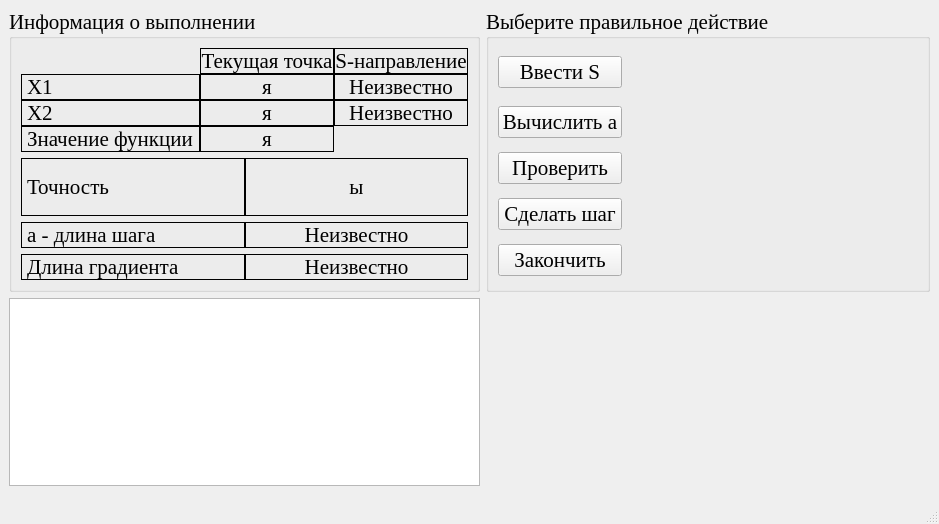
<?xml version="1.0" encoding="UTF-8"?>
<ui version="4.0">
 <class>FasterDescent</class>
 <widget class="QMainWindow" name="FasterDescent">
  <property name="windowModality">
   <enum>Qt::ApplicationModal</enum>
  </property>
  <property name="geometry">
   <rect>
    <x>0</x>
    <y>0</y>
    <width>908</width>
    <height>524</height>
   </rect>
  </property>
  <property name="font">
   <font>
    <family>Times New Roman</family>
    <pointsize>16</pointsize>
   </font>
  </property>
  <property name="windowTitle">
   <string>Метод наискорейшего спуска</string>
  </property>
  <property name="windowIcon">
   <iconset resource="data.qrc">
    <normaloff>:/icon/icon.bmp</normaloff>:/icon/icon.bmp</iconset>
  </property>
  <widget class="QWidget" name="centralwidget">
   <layout class="QGridLayout" name="gridLayout_14" columnstretch="1,1">
    <item row="0" column="0">
     <widget class="QGroupBox" name="groupBox_2">
      <property name="title">
       <string>Информация о выполнении</string>
      </property>
      <layout class="QGridLayout" name="gridLayout_3">
       <item row="0" column="0">
        <layout class="QVBoxLayout" name="verticalLayout">
         <item>
          <layout class="QGridLayout" name="gridLayout_6">
           <property name="spacing">
            <number>0</number>
           </property>
           <item row="0" column="1">
            <widget class="QLabel" name="label_11">
             <property name="frameShape">
              <enum>QFrame::Box</enum>
             </property>
             <property name="text">
              <string>Текущая точка</string>
             </property>
             <property name="alignment">
              <set>Qt::AlignCenter</set>
             </property>
             <property name="textInteractionFlags">
              <set>Qt::LinksAccessibleByMouse|Qt::TextSelectableByMouse</set>
             </property>
            </widget>
           </item>
           <item row="0" column="2">
            <widget class="QLabel" name="label_12">
             <property name="frameShape">
              <enum>QFrame::Box</enum>
             </property>
             <property name="text">
              <string>S-направление</string>
             </property>
             <property name="alignment">
              <set>Qt::AlignCenter</set>
             </property>
             <property name="textInteractionFlags">
              <set>Qt::LinksAccessibleByMouse|Qt::TextSelectableByMouse</set>
             </property>
            </widget>
           </item>
           <item row="1" column="0">
            <widget class="QLabel" name="label_5">
             <property name="frameShape">
              <enum>QFrame::Box</enum>
             </property>
             <property name="text">
              <string>Х1</string>
             </property>
             <property name="textInteractionFlags">
              <set>Qt::LinksAccessibleByMouse|Qt::TextSelectableByMouse</set>
             </property>
            </widget>
           </item>
           <item row="1" column="1">
            <widget class="QLabel" name="x1_lb">
             <property name="frameShape">
              <enum>QFrame::Box</enum>
             </property>
             <property name="text">
              <string>я</string>
             </property>
             <property name="alignment">
              <set>Qt::AlignCenter</set>
             </property>
             <property name="textInteractionFlags">
              <set>Qt::LinksAccessibleByMouse|Qt::TextSelectableByMouse</set>
             </property>
            </widget>
           </item>
           <item row="1" column="2">
            <widget class="QLabel" name="s_x1_lb">
             <property name="frameShape">
              <enum>QFrame::Box</enum>
             </property>
             <property name="text">
              <string>Неизвестно</string>
             </property>
             <property name="alignment">
              <set>Qt::AlignCenter</set>
             </property>
             <property name="textInteractionFlags">
              <set>Qt::LinksAccessibleByMouse|Qt::TextSelectableByMouse</set>
             </property>
            </widget>
           </item>
           <item row="2" column="0">
            <widget class="QLabel" name="label_6">
             <property name="frameShape">
              <enum>QFrame::Box</enum>
             </property>
             <property name="text">
              <string>Х2</string>
             </property>
             <property name="textInteractionFlags">
              <set>Qt::LinksAccessibleByMouse|Qt::TextSelectableByMouse</set>
             </property>
            </widget>
           </item>
           <item row="2" column="1">
            <widget class="QLabel" name="x2_lb">
             <property name="frameShape">
              <enum>QFrame::Box</enum>
             </property>
             <property name="text">
              <string>я</string>
             </property>
             <property name="alignment">
              <set>Qt::AlignCenter</set>
             </property>
             <property name="textInteractionFlags">
              <set>Qt::LinksAccessibleByMouse|Qt::TextSelectableByMouse</set>
             </property>
            </widget>
           </item>
           <item row="2" column="2">
            <widget class="QLabel" name="s_x2_lb">
             <property name="frameShape">
              <enum>QFrame::Box</enum>
             </property>
             <property name="text">
              <string>Неизвестно</string>
             </property>
             <property name="alignment">
              <set>Qt::AlignCenter</set>
             </property>
             <property name="textInteractionFlags">
              <set>Qt::LinksAccessibleByMouse|Qt::TextSelectableByMouse</set>
             </property>
            </widget>
           </item>
           <item row="3" column="0">
            <widget class="QLabel" name="label_10">
             <property name="frameShape">
              <enum>QFrame::Box</enum>
             </property>
             <property name="text">
              <string>Значение функции</string>
             </property>
             <property name="textInteractionFlags">
              <set>Qt::LinksAccessibleByMouse|Qt::TextSelectableByMouse</set>
             </property>
            </widget>
           </item>
           <item row="3" column="1">
            <widget class="QLabel" name="fsign_lb">
             <property name="frameShape">
              <enum>QFrame::Box</enum>
             </property>
             <property name="text">
              <string>я</string>
             </property>
             <property name="alignment">
              <set>Qt::AlignCenter</set>
             </property>
             <property name="textInteractionFlags">
              <set>Qt::LinksAccessibleByMouse|Qt::TextSelectableByMouse</set>
             </property>
            </widget>
           </item>
          </layout>
         </item>
         <item>
          <layout class="QHBoxLayout" name="horizontalLayout">
           <property name="spacing">
            <number>0</number>
           </property>
           <item>
            <widget class="QLabel" name="label">
             <property name="frameShape">
              <enum>QFrame::Box</enum>
             </property>
             <property name="text">
              <string>Точность</string>
             </property>
             <property name="textInteractionFlags">
              <set>Qt::LinksAccessibleByMouse|Qt::TextSelectableByMouse</set>
             </property>
            </widget>
           </item>
           <item>
            <widget class="QLabel" name="precision_lb">
             <property name="frameShape">
              <enum>QFrame::Box</enum>
             </property>
             <property name="text">
              <string>ы</string>
             </property>
             <property name="alignment">
              <set>Qt::AlignCenter</set>
             </property>
             <property name="textInteractionFlags">
              <set>Qt::LinksAccessibleByMouse|Qt::TextSelectableByMouse</set>
             </property>
            </widget>
           </item>
          </layout>
         </item>
         <item>
          <layout class="QGridLayout" name="gridLayout_2">
           <property name="horizontalSpacing">
            <number>0</number>
           </property>
           <item row="0" column="0">
            <widget class="QLabel" name="label_3">
             <property name="frameShape">
              <enum>QFrame::Box</enum>
             </property>
             <property name="text">
              <string>а - длина шага</string>
             </property>
             <property name="textInteractionFlags">
              <set>Qt::LinksAccessibleByMouse|Qt::TextSelectableByMouse</set>
             </property>
            </widget>
           </item>
           <item row="0" column="1">
            <widget class="QLabel" name="length_step_a_lb">
             <property name="frameShape">
              <enum>QFrame::Box</enum>
             </property>
             <property name="text">
              <string>Неизвестно</string>
             </property>
             <property name="alignment">
              <set>Qt::AlignCenter</set>
             </property>
             <property name="textInteractionFlags">
              <set>Qt::LinksAccessibleByMouse|Qt::TextSelectableByMouse</set>
             </property>
            </widget>
           </item>
           <item row="1" column="0">
            <widget class="QLabel" name="label_7">
             <property name="frameShape">
              <enum>QFrame::Box</enum>
             </property>
             <property name="text">
              <string>Длина градиента</string>
             </property>
             <property name="textInteractionFlags">
              <set>Qt::LinksAccessibleByMouse|Qt::TextSelectableByMouse</set>
             </property>
            </widget>
           </item>
           <item row="1" column="1">
            <widget class="QLabel" name="length_grad_lb">
             <property name="frameShape">
              <enum>QFrame::Box</enum>
             </property>
             <property name="text">
              <string>Неизвестно</string>
             </property>
             <property name="alignment">
              <set>Qt::AlignCenter</set>
             </property>
             <property name="textInteractionFlags">
              <set>Qt::LinksAccessibleByMouse|Qt::TextSelectableByMouse</set>
             </property>
            </widget>
           </item>
          </layout>
         </item>
        </layout>
       </item>
      </layout>
     </widget>
    </item>
    <item row="0" column="1">
     <widget class="QGroupBox" name="groupBox_3">
      <property name="title">
       <string>Выберите правильное действие</string>
      </property>
      <property name="checkable">
       <bool>false</bool>
      </property>
      <layout class="QGridLayout" name="gridLayout" columnstretch="1,1">
       <item row="0" column="0">
        <widget class="QPushButton" name="inserts_bt">
         <property name="toolTip">
          <string>&lt;!DOCTYPE HTML PUBLIC &quot;-//W3C//DTD HTML 4.0//EN&quot; &quot;http://www.w3.org/TR/REC-html40/strict.dtd&quot;&gt;
&lt;html&gt;&lt;head&gt;&lt;meta name=&quot;qrichtext&quot; content=&quot;1&quot; /&gt;&lt;style type=&quot;text/css&quot;&gt;
p, li { white-space: pre-wrap; }
&lt;/style&gt;&lt;/head&gt;&lt;body style=&quot; font-family:'MS Shell Dlg 2'; font-size:8.25pt; font-weight:400; font-style:normal;&quot;&gt;
&lt;p style=&quot; margin-top:0px; margin-bottom:0px; margin-left:0px; margin-right:0px; -qt-block-indent:0; text-indent:0px;&quot;&gt;&lt;span style=&quot; font-family:'Times New Roman'; font-size:13pt;&quot;&gt;Ввести координаты градиента&lt;/span&gt;&lt;/p&gt;&lt;/body&gt;&lt;/html&gt;</string>
         </property>
         <property name="text">
          <string>Ввести S</string>
         </property>
        </widget>
       </item>
       <item row="0" column="1" rowspan="5">
        <widget class="QStackedWidget" name="stackedWidget">
         <property name="currentIndex">
          <number>4</number>
         </property>
         <widget class="QWidget" name="ins_s">
          <layout class="QGridLayout" name="gridLayout_4" rowstretch="1,0">
           <item row="0" column="0">
            <widget class="QGroupBox" name="groupBox">
             <property name="font">
              <font>
               <weight>50</weight>
               <bold>false</bold>
              </font>
             </property>
             <property name="title">
              <string>Как считать S</string>
             </property>
             <layout class="QGridLayout" name="gridLayout_5">
              <item row="0" column="0">
               <widget class="QRadioButton" name="grad_fx">
                <property name="font">
                 <font>
                  <pointsize>14</pointsize>
                 </font>
                </property>
                <property name="text">
                 <string>S = grad f(X)</string>
                </property>
               </widget>
              </item>
              <item row="1" column="0">
               <widget class="QRadioButton" name="agrad_fx">
                <property name="font">
                 <font>
                  <pointsize>14</pointsize>
                 </font>
                </property>
                <property name="text">
                 <string>S = - grad f(X)</string>
                </property>
               </widget>
              </item>
              <item row="2" column="0">
               <widget class="QRadioButton" name="one_one">
                <property name="font">
                 <font>
                  <pointsize>14</pointsize>
                 </font>
                </property>
                <property name="text">
                 <string>S = (1; 1)</string>
                </property>
               </widget>
              </item>
              <item row="3" column="0">
               <widget class="QRadioButton" name="aone_one">
                <property name="font">
                 <font>
                  <pointsize>14</pointsize>
                 </font>
                </property>
                <property name="text">
                 <string>S = (-1; 1)</string>
                </property>
               </widget>
              </item>
             </layout>
            </widget>
           </item>
           <item row="1" column="0">
            <layout class="QHBoxLayout" name="horizontalLayout_2">
             <item>
              <spacer name="horizontalSpacer">
               <property name="orientation">
                <enum>Qt::Horizontal</enum>
               </property>
               <property name="sizeHint" stdset="0">
                <size>
                 <width>40</width>
                 <height>20</height>
                </size>
               </property>
              </spacer>
             </item>
             <item>
              <widget class="QPushButton" name="next1_bt">
               <property name="font">
                <font>
                 <pointsize>12</pointsize>
                </font>
               </property>
               <property name="text">
                <string>Далее</string>
               </property>
              </widget>
             </item>
             <item>
              <spacer name="horizontalSpacer_2">
               <property name="orientation">
                <enum>Qt::Horizontal</enum>
               </property>
               <property name="sizeHint" stdset="0">
                <size>
                 <width>40</width>
                 <height>20</height>
                </size>
               </property>
              </spacer>
             </item>
            </layout>
           </item>
          </layout>
         </widget>
         <widget class="QWidget" name="in_grad">
          <layout class="QGridLayout" name="gridLayout_8" rowstretch="1,0">
           <item row="0" column="0">
            <widget class="QGroupBox" name="groupBox_4">
             <property name="title">
              <string>Введите градиент</string>
             </property>
             <layout class="QGridLayout" name="gridLayout_7">
              <item row="0" column="0">
               <layout class="QHBoxLayout" name="horizontalLayout_4" stretch="0,1">
                <item>
                 <widget class="QLabel" name="label_2">
                  <property name="font">
                   <font>
                    <pointsize>14</pointsize>
                   </font>
                  </property>
                  <property name="pixmap">
                   <pixmap resource="data.qrc">:/icon/dfdx1.bmp</pixmap>
                  </property>
                 </widget>
                </item>
                <item>
                 <widget class="QLineEdit" name="dfdx1">
                  <property name="font">
                   <font>
                    <pointsize>14</pointsize>
                   </font>
                  </property>
                 </widget>
                </item>
               </layout>
              </item>
              <item row="1" column="0">
               <layout class="QHBoxLayout" name="horizontalLayout_5">
                <item>
                 <widget class="QLabel" name="label_4">
                  <property name="font">
                   <font>
                    <pointsize>14</pointsize>
                   </font>
                  </property>
                  <property name="pixmap">
                   <pixmap resource="data.qrc">:/icon/dfdx2.bmp</pixmap>
                  </property>
                 </widget>
                </item>
                <item>
                 <widget class="QLineEdit" name="dfdx2">
                  <property name="font">
                   <font>
                    <pointsize>14</pointsize>
                   </font>
                  </property>
                 </widget>
                </item>
               </layout>
              </item>
             </layout>
            </widget>
           </item>
           <item row="1" column="0">
            <layout class="QHBoxLayout" name="horizontalLayout_3">
             <item>
              <spacer name="horizontalSpacer_3">
               <property name="orientation">
                <enum>Qt::Horizontal</enum>
               </property>
               <property name="sizeHint" stdset="0">
                <size>
                 <width>40</width>
                 <height>20</height>
                </size>
               </property>
              </spacer>
             </item>
             <item>
              <widget class="QPushButton" name="next2_bt">
               <property name="font">
                <font>
                 <pointsize>12</pointsize>
                </font>
               </property>
               <property name="text">
                <string>Далее</string>
               </property>
              </widget>
             </item>
             <item>
              <spacer name="horizontalSpacer_4">
               <property name="orientation">
                <enum>Qt::Horizontal</enum>
               </property>
               <property name="sizeHint" stdset="0">
                <size>
                 <width>40</width>
                 <height>20</height>
                </size>
               </property>
              </spacer>
             </item>
            </layout>
           </item>
          </layout>
         </widget>
         <widget class="QWidget" name="compare">
          <layout class="QGridLayout" name="gridLayout_10" rowstretch="1,0">
           <item row="0" column="0">
            <widget class="QGroupBox" name="groupBox_5">
             <property name="title">
              <string>С чем сравнивать точность</string>
             </property>
             <layout class="QGridLayout" name="gridLayout_9">
              <item row="0" column="0">
               <widget class="QRadioButton" name="fxk_fx">
                <property name="font">
                 <font>
                  <pointsize>14</pointsize>
                 </font>
                </property>
                <property name="text">
                 <string>|| f(xk) - f(x) ||</string>
                </property>
               </widget>
              </item>
              <item row="1" column="0">
               <widget class="QRadioButton" name="xk_x">
                <property name="font">
                 <font>
                  <pointsize>14</pointsize>
                 </font>
                </property>
                <property name="text">
                 <string>|| xk - x ||</string>
                </property>
               </widget>
              </item>
              <item row="2" column="0">
               <widget class="QRadioButton" name="gradfx">
                <property name="font">
                 <font>
                  <pointsize>14</pointsize>
                 </font>
                </property>
                <property name="text">
                 <string>|| grad f(x) ||</string>
                </property>
               </widget>
              </item>
             </layout>
            </widget>
           </item>
           <item row="1" column="0">
            <layout class="QHBoxLayout" name="horizontalLayout_6">
             <item>
              <spacer name="horizontalSpacer_5">
               <property name="orientation">
                <enum>Qt::Horizontal</enum>
               </property>
               <property name="sizeHint" stdset="0">
                <size>
                 <width>40</width>
                 <height>20</height>
                </size>
               </property>
              </spacer>
             </item>
             <item>
              <widget class="QPushButton" name="next3_bt">
               <property name="font">
                <font>
                 <pointsize>12</pointsize>
                </font>
               </property>
               <property name="text">
                <string>Далее</string>
               </property>
              </widget>
             </item>
             <item>
              <spacer name="horizontalSpacer_6">
               <property name="orientation">
                <enum>Qt::Horizontal</enum>
               </property>
               <property name="sizeHint" stdset="0">
                <size>
                 <width>40</width>
                 <height>20</height>
                </size>
               </property>
              </spacer>
             </item>
            </layout>
           </item>
          </layout>
         </widget>
         <widget class="QWidget" name="a">
          <layout class="QGridLayout" name="gridLayout_12" rowstretch="1,0">
           <item row="0" column="0">
            <widget class="QGroupBox" name="groupBox_6">
             <property name="title">
              <string>a  =</string>
             </property>
             <layout class="QGridLayout" name="gridLayout_11">
              <item row="0" column="0">
               <widget class="QRadioButton" name="two">
                <property name="font">
                 <font>
                  <pointsize>14</pointsize>
                 </font>
                </property>
                <property name="text">
                 <string>2</string>
                </property>
               </widget>
              </item>
              <item row="1" column="0">
               <widget class="QRadioButton" name="half">
                <property name="font">
                 <font>
                  <pointsize>14</pointsize>
                 </font>
                </property>
                <property name="text">
                 <string>0.5</string>
                </property>
               </widget>
              </item>
              <item row="2" column="0">
               <widget class="QRadioButton" name="maxf">
                <property name="font">
                 <font>
                  <pointsize>14</pointsize>
                 </font>
                </property>
                <property name="text">
                 <string>max f(x + a*S)</string>
                </property>
               </widget>
              </item>
              <item row="3" column="0">
               <widget class="QRadioButton" name="minf">
                <property name="font">
                 <font>
                  <pointsize>14</pointsize>
                 </font>
                </property>
                <property name="text">
                 <string>min f(x + a*S)</string>
                </property>
               </widget>
              </item>
             </layout>
            </widget>
           </item>
           <item row="1" column="0">
            <layout class="QHBoxLayout" name="horizontalLayout_7">
             <item>
              <spacer name="horizontalSpacer_7">
               <property name="orientation">
                <enum>Qt::Horizontal</enum>
               </property>
               <property name="sizeHint" stdset="0">
                <size>
                 <width>40</width>
                 <height>20</height>
                </size>
               </property>
              </spacer>
             </item>
             <item>
              <widget class="QPushButton" name="next4_bt">
               <property name="font">
                <font>
                 <pointsize>12</pointsize>
                </font>
               </property>
               <property name="text">
                <string>Далее</string>
               </property>
              </widget>
             </item>
             <item>
              <spacer name="horizontalSpacer_8">
               <property name="orientation">
                <enum>Qt::Horizontal</enum>
               </property>
               <property name="sizeHint" stdset="0">
                <size>
                 <width>40</width>
                 <height>20</height>
                </size>
               </property>
              </spacer>
             </item>
            </layout>
           </item>
          </layout>
         </widget>
         <widget class="QWidget" name="blank"/>
        </widget>
       </item>
       <item row="1" column="0">
        <widget class="QPushButton" name="calcula_bt">
         <property name="toolTip">
          <string>&lt;!DOCTYPE HTML PUBLIC &quot;-//W3C//DTD HTML 4.0//EN&quot; &quot;http://www.w3.org/TR/REC-html40/strict.dtd&quot;&gt;
&lt;html&gt;&lt;head&gt;&lt;meta name=&quot;qrichtext&quot; content=&quot;1&quot; /&gt;&lt;style type=&quot;text/css&quot;&gt;
p, li { white-space: pre-wrap; }
&lt;/style&gt;&lt;/head&gt;&lt;body style=&quot; font-family:'MS Shell Dlg 2'; font-size:8.25pt; font-weight:400; font-style:normal;&quot;&gt;
&lt;p style=&quot; margin-top:0px; margin-bottom:0px; margin-left:0px; margin-right:0px; -qt-block-indent:0; text-indent:0px;&quot;&gt;&lt;span style=&quot; font-family:'Times New Roman'; font-size:13pt;&quot;&gt;Вычислить длину шага&lt;/span&gt;&lt;/p&gt;&lt;/body&gt;&lt;/html&gt;</string>
         </property>
         <property name="text">
          <string>Вычислить а</string>
         </property>
        </widget>
       </item>
       <item row="2" column="0">
        <widget class="QPushButton" name="check_bt">
         <property name="toolTip">
          <string>&lt;!DOCTYPE HTML PUBLIC &quot;-//W3C//DTD HTML 4.0//EN&quot; &quot;http://www.w3.org/TR/REC-html40/strict.dtd&quot;&gt;
&lt;html&gt;&lt;head&gt;&lt;meta name=&quot;qrichtext&quot; content=&quot;1&quot; /&gt;&lt;style type=&quot;text/css&quot;&gt;
p, li { white-space: pre-wrap; }
&lt;/style&gt;&lt;/head&gt;&lt;body style=&quot; font-family:'MS Shell Dlg 2'; font-size:8.25pt; font-weight:400; font-style:normal;&quot;&gt;
&lt;p style=&quot; margin-top:0px; margin-bottom:0px; margin-left:0px; margin-right:0px; -qt-block-indent:0; text-indent:0px;&quot;&gt;&lt;span style=&quot; font-family:'Times New Roman'; font-size:13pt;&quot;&gt;Вычислить длину градиента&lt;/span&gt;&lt;/p&gt;&lt;/body&gt;&lt;/html&gt;</string>
         </property>
         <property name="text">
          <string>Проверить</string>
         </property>
        </widget>
       </item>
       <item row="3" column="0">
        <widget class="QPushButton" name="step_bt">
         <property name="toolTip">
          <string>&lt;!DOCTYPE HTML PUBLIC &quot;-//W3C//DTD HTML 4.0//EN&quot; &quot;http://www.w3.org/TR/REC-html40/strict.dtd&quot;&gt;
&lt;html&gt;&lt;head&gt;&lt;meta name=&quot;qrichtext&quot; content=&quot;1&quot; /&gt;&lt;style type=&quot;text/css&quot;&gt;
p, li { white-space: pre-wrap; }
&lt;/style&gt;&lt;/head&gt;&lt;body style=&quot; font-family:'MS Shell Dlg 2'; font-size:8.25pt; font-weight:400; font-style:normal;&quot;&gt;
&lt;p style=&quot; margin-top:0px; margin-bottom:0px; margin-left:0px; margin-right:0px; -qt-block-indent:0; text-indent:0px;&quot;&gt;&lt;span style=&quot; font-family:'Times New Roman'; font-size:13pt;&quot;&gt;Сделать шаг по направлению S на длину а&lt;/span&gt;&lt;/p&gt;&lt;/body&gt;&lt;/html&gt;</string>
         </property>
         <property name="text">
          <string>Сделать шаг</string>
         </property>
        </widget>
       </item>
       <item row="4" column="0">
        <widget class="QPushButton" name="end_bt">
         <property name="toolTip">
          <string>&lt;!DOCTYPE HTML PUBLIC &quot;-//W3C//DTD HTML 4.0//EN&quot; &quot;http://www.w3.org/TR/REC-html40/strict.dtd&quot;&gt;
&lt;html&gt;&lt;head&gt;&lt;meta name=&quot;qrichtext&quot; content=&quot;1&quot; /&gt;&lt;style type=&quot;text/css&quot;&gt;
p, li { white-space: pre-wrap; }
&lt;/style&gt;&lt;/head&gt;&lt;body style=&quot; font-family:'Times New Roman'; font-size:13pt; font-weight:600; font-style:normal;&quot;&gt;
&lt;p style=&quot; margin-top:0px; margin-bottom:0px; margin-left:0px; margin-right:0px; -qt-block-indent:0; text-indent:0px;&quot;&gt;&lt;span style=&quot; font-weight:400;&quot;&gt;Закончить алгоритм, приняв текущую точку в качестве минимума.&lt;/span&gt;&lt;/p&gt;&lt;/body&gt;&lt;/html&gt;</string>
         </property>
         <property name="text">
          <string>Закончить</string>
         </property>
        </widget>
       </item>
      </layout>
     </widget>
    </item>
    <item row="1" column="0">
     <widget class="QTextBrowser" name="LogTxtBrsr">
      <property name="font">
       <font>
        <pointsize>14</pointsize>
       </font>
      </property>
     </widget>
    </item>
   </layout>
  </widget>
  <widget class="QMenuBar" name="menubar">
   <property name="geometry">
    <rect>
     <x>0</x>
     <y>0</y>
     <width>908</width>
     <height>23</height>
    </rect>
   </property>
  </widget>
  <widget class="QStatusBar" name="statusbar"/>
 </widget>
 <resources>
  <include location="data.qrc"/>
 </resources>
 <connections/>
</ui>
